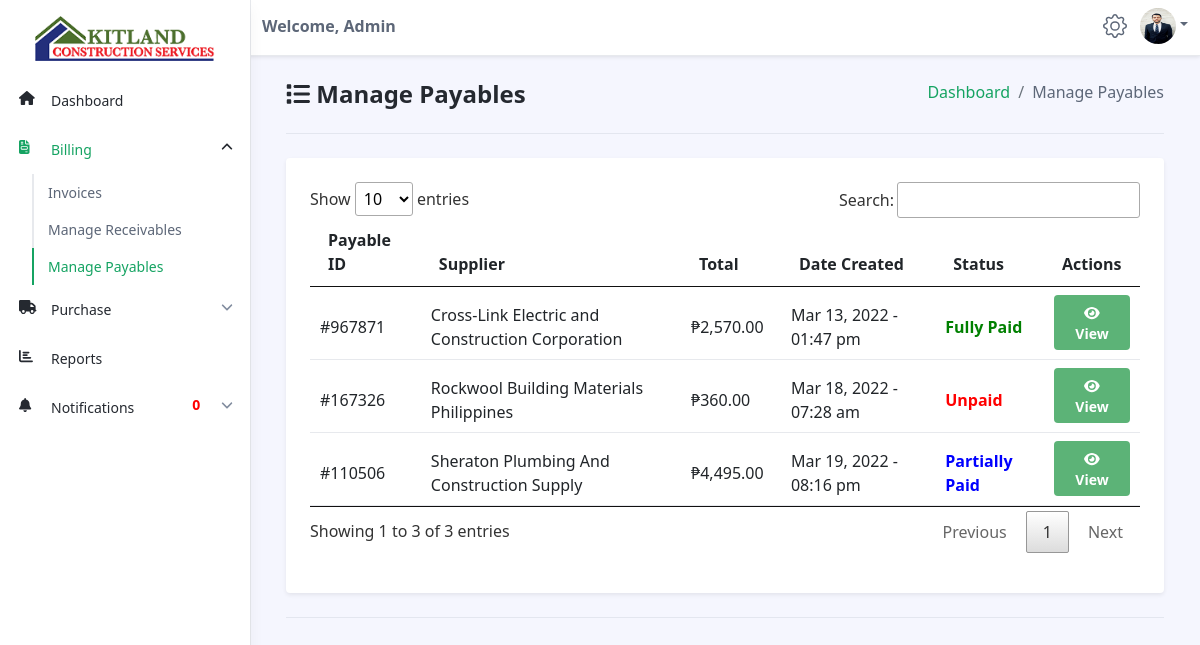
The app's page /accountant/manage-payables.php (signed in) with its own data.
### tables this page shows
CREATE TABLE `materials` (
  `id` int(11) NOT NULL,
  `category_id` varchar(255) NOT NULL,
  `category_name` varchar(255) NOT NULL,
  `supplier` varchar(255) NOT NULL,
  `name` varchar(255) NOT NULL,
  `description` varchar(255) NOT NULL,
  `unit` varchar(255) NOT NULL,
  `price` decimal(13,2) NOT NULL,
  `stocks` varchar(255) NOT NULL,
  `date_added` datetime NOT NULL DEFAULT current_timestamp()
);

CREATE TABLE `payables` (
  `id` int(11) NOT NULL,
  `payable_id` varchar(255) NOT NULL,
  `order_id` varchar(255) NOT NULL,
  `product_id` varchar(255) NOT NULL,
  `products` varchar(255) NOT NULL,
  `product_price` decimal(13,2) NOT NULL,
  `qty` varchar(255) NOT NULL,
  `amount_paid` decimal(13,2) NOT NULL,
  `total_amount` decimal(13,2) NOT NULL,
  `date_ordered` datetime NOT NULL,
  `date_received` datetime NOT NULL,
  `status` varchar(255) NOT NULL,
  `date_paid` datetime NOT NULL,
  `user_id` varchar(255) NOT NULL DEFAULT current_timestamp()
);

### accountant/manage-payables.php (the view, shortened to what this page needs)
<?php
include('../connections/config.php');
?>
<!DOCTYPE html>
<!DOCTYPE html>
<html lang="en">
<head>
	<link id="theme-style" rel="stylesheet" href="dataTables/jquery.dataTables.min.css">
	<link id="theme-style" rel="stylesheet" href="../assets/css/portal.css">
	<link rel="stylesheet" href="../assets/css/style.css" />
</head>
<body class="app">
	<?php $page = 'payable';
	include('accountant-navbar.php'); ?>
	<div class="app-wrapper">
		<div class="app-content pt-3 p-md-3 p-lg-4">
			<div class="container-xl">
				<ol class="breadcrumb mb-4" style="float:right">
					<li class="breadcrumb-item"><a href="dashboard.php">Dashboard</a></li>
					<li class="breadcrumb-item">Manage Payables</li>
				</ol>
				<h1 class="app-page-title"><span class="nav-icon"><i class="fa fa-list"></i></span> Manage Payables</h1>
				<hr class="mb-4">
				<div class="row g-4 settings-section">
					<div class="col-12 col-md-12">
						<div class="app-card app-card-settings shadow-sm p-4">
							<div class="app-card-body">
								<form class="settings-form">
									<div class="mb-3">
										<table id="myTable" class="table app-table-hover mb-0 text-left">
											<thead>
												<tr>
													<th class="cell">Payable ID</th>
													<th class="cell">Supplier</th>
													<th class="cell" style="width:12%">Total</th>
													<th class="cell">Date Created</th>
													<th class="cell">Status</th>
													<th class="cell">Actions</th>
												</tr>
											</thead>
											<tbody>
												<?php
												$sql = "SELECT * FROM materials, payables WHERE payables.product_id = materials.id";
												$result = mysqli_query($conn, $sql);
												$count = mysqli_num_rows($result);
												if ($count > 0) {
													while ($row = mysqli_fetch_assoc($result)) {
														$id = $row['id'];
														$payable_id = $row['payable_id'];
														$supplier = $row['supplier'];
														$amount_paid = $row['amount_paid'];
														$date_received = $row['date_received'];
												?>
														<tr>
															<td class="cell" style="padding-top: 1em"><?php echo $payable_id; ?>
															</td>
															<td class="cell" style="padding-top: 1em"><?php echo $supplier; ?></td>
															<td class="cell" style="padding-top: 1em">₱<?php echo number_format($amount_paid, 2, '.', ','); ?></td>
															<td class="cell" style="padding-top: 1em"><?php echo $date = date("M d, Y - h:i a", strtotime($date_received)); ?></td>
															<?php
															if ($row['status'] == "Unpaid") {
															?>
																<td class="cell" style="padding-top: 1em; font-weight:bold; color:red">Unpaid</td>
															<?php
															} else if ($row['status'] == "Partial") {
															?>
																<td class="cell" style="padding-top: 1em; font-weight:bold; color:blue">Partially Paid</td>
															<?php
															} else if ($row['status'] == "Paid") {
															?>
																<td class="cell" style="padding-top: 1em; font-weight:bold; color:green">Fully Paid</td>
															<?php
															}
															?>
															<td><a href="payable-details.php?ID=<?php echo $id; ?>" class="btn app-btn btn-success" style="color:white"><i class="fa fa-eye"></i> View</a></td>
														</tr>
												<?php
													}
												} else {
												}
												?>
											</tbody>
										</table>
									</div>
								</form>
							</div>
						</div>
					</div>
				</div>
				<hr class="my-4">
			</div>
		</div>
	</div>
</body>
</html>

### assets/css/style.css (style rules this page uses)
* { -webkit-user-select: none; -moz-user-select: none; -ms-user-select: none; user-select: none; }

### records on screen
materials: payables.payable_id "#967871", supplier "Cross-Link Electric and Construction Corporation", payables.amount_paid "2,570.00", payables.date_received "Mar 13, 2022 - 01:47 pm", shows "Fully Paid"
materials: payables.payable_id "#167326", supplier "Rockwool Building Materials Philippines", payables.amount_paid "360.00", payables.date_received "Mar 18, 2022 - 07:28 am", shows "Unpaid"
materials: payables.payable_id "#110506", supplier "Sheraton Plumbing And Construction Supply", payables.amount_paid "4,495.00", payables.date_received "Mar 19, 2022 - 08:16 pm", shows "Partially Paid"

### other values on screen
$_SESSION['access'] "Admin"
$total "0"
